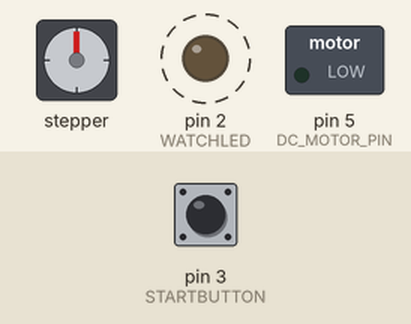
The sketch below on a simulated Arduino Uno, built with avr-gcc and run on an emulated ATmega328P. Shown: stepper motor, switched loads named in the sketch (green lamp = pin HIGH), output pins drawn as LEDs (lit = HIGH). Wiring (inferred from the names in the program): stepper motor (2048 steps per turn assumed): coils pin 9, pin 10, pin 11, pin 12. Dashed ring = blinking. The inputs (shaded band) are chosen by the test bench; at power-on: pin 3 (STARTBUTTON) HIGH. Pins used as bus, display or sensor lines are not drawn.

Above: at 3.8 s.
3.9 s: pin 3 (STARTBUTTON) pulled LOW for 1.3 s
At 8.7 s:
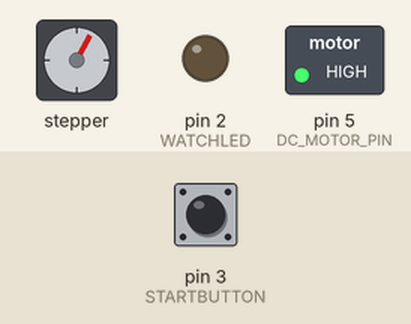
At 10.7 s:
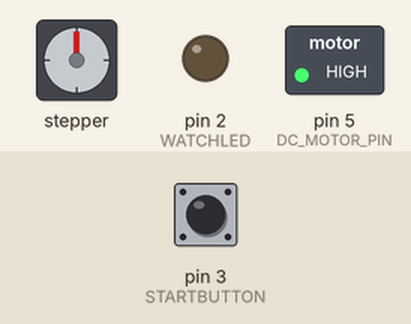
Timing chart, 0 to 27.5 s (numbered marks = the images above; inputs shaded):
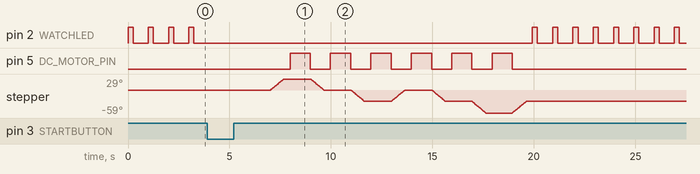

Measured:
- after the input at 3.9 s, pin 5 (DC_MOTOR_PIN): alternates HIGH for 1.0 s and LOW for 0.99 s, 12 changes in all, then stays LOW, starting after 4.1 s; stepper: turns 29° clockwise in 0.65 s, then 29° counter-clockwise in 0.65 s, then 29° counter-clockwise in 0.65 s, then 29° clockwise in 0.65 s, and so on

The sketch:

sketch_nov20a.ino
```cpp
/*--------------------------------------------------------
Poker-Face, Stephen Dragos
Note: the start button must be pushed for 1s
  for the event to register.
---------------------------------------------------------*/

// constants
#define WATCHLED    2         // LED is pin 2
#define STARTBUTTON 3         // start button is pin 3

#define STEPPER_PIN_1 9       // Stepper motor pins 9
#define STEPPER_PIN_2 10      // 10
#define STEPPER_PIN_3 11      // 11
#define STEPPER_PIN_4 12      // 12
#define DC_MOTOR_PIN 5        // DC motor pin 5


int step_number = 0;
const int steps[8][4] = {
  {1,0,0,0},
  {1,1,0,0},
  {0,1,0,0},
  {0,1,1,0},
  {0,0,1,0},
  {0,0,1,1},
  {0,0,0,1},
  {1,0,0,1}
};

const int DEG15 = 340;  // 15° on large gear


void setup()                    // run once, when program starts
{
  pinMode(WATCHLED, OUTPUT);    // sets the LED pin as output
  pinMode(STARTBUTTON,INPUT);   // sets the button pin as input
  pinMode(STEPPER_PIN_1, OUTPUT);
  pinMode(STEPPER_PIN_2, OUTPUT);
  pinMode(STEPPER_PIN_3, OUTPUT);
  pinMode(STEPPER_PIN_4, OUTPUT);
  pinMode(DC_MOTOR_PIN, OUTPUT);

  digitalWrite(DC_MOTOR_PIN, LOW);
  // *** Place your additional setup code here ***
}

void loop()
{

// Flash watchdog LED while waiting for button press
while (true) {
  // Flash LED
  digitalWrite(WATCHLED,HIGH);
  delay(250);
  digitalWrite(WATCHLED,LOW);
  delay(750);

  // Check button press
  if (digitalRead(STARTBUTTON) == LOW) {
    unsigned long pressTime = millis();

    // Wait while button is held
    while (digitalRead(STARTBUTTON) == LOW) {
      if (millis() - pressTime >= 1000) { // 1 second hold
        delay(2000); // optional pause before sequence
        runSequence(); // trigger robot sequence
        break; // exit the hold check
      }
    }
  }
}

 // return to flashing watchdog LED
}


void runSequence()
{
  for (int repeat = 0; repeat < 2; repeat++) { // repeat twice
    step_number = 0;

    // Stepper LEFT
    StepMotor(DEG15, 1);
    delay(300);
    DC_MotorPulse();

    // Stepper MIDDLE
    StepMotor(DEG15, 0);
    delay(300);
    DC_MotorPulse();

    // Stepper RIGHT
    StepMotor(DEG15, 0);
    delay(300);
    DC_MotorPulse();
  }


 // Return to middle at end
  StepMotor(DEG15, 1);
  delay(300);
}


void DC_MotorPulse() {
  digitalWrite(DC_MOTOR_PIN, HIGH);
  delay(1000);  // run motor ~1s
  digitalWrite(DC_MOTOR_PIN, LOW);

}

void StepMotor(int stepsToMove, bool dir) {
  for (int i = 0; i < stepsToMove; i++) {
    OneStep(dir);
    delay(2); // adjust speed if needed
  }
}

void OneStep(bool dir) {
  digitalWrite(STEPPER_PIN_1, steps[step_number][0]);
  digitalWrite(STEPPER_PIN_2, steps[step_number][1]);
  digitalWrite(STEPPER_PIN_3, steps[step_number][2]);
  digitalWrite(STEPPER_PIN_4, steps[step_number][3]);

  if (dir) step_number++;
  else step_number--;

  if (step_number > 7) step_number = 0;
  if (step_number < 0) step_number = 7;
}
```
